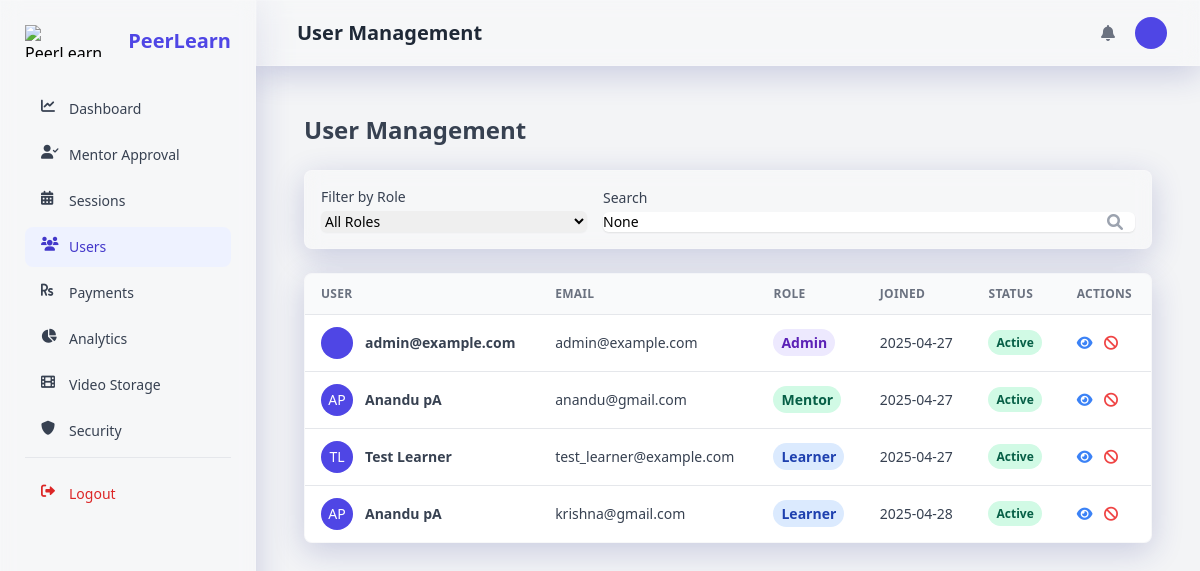
The app's page /admin-panel/users/ (signed in), older data.
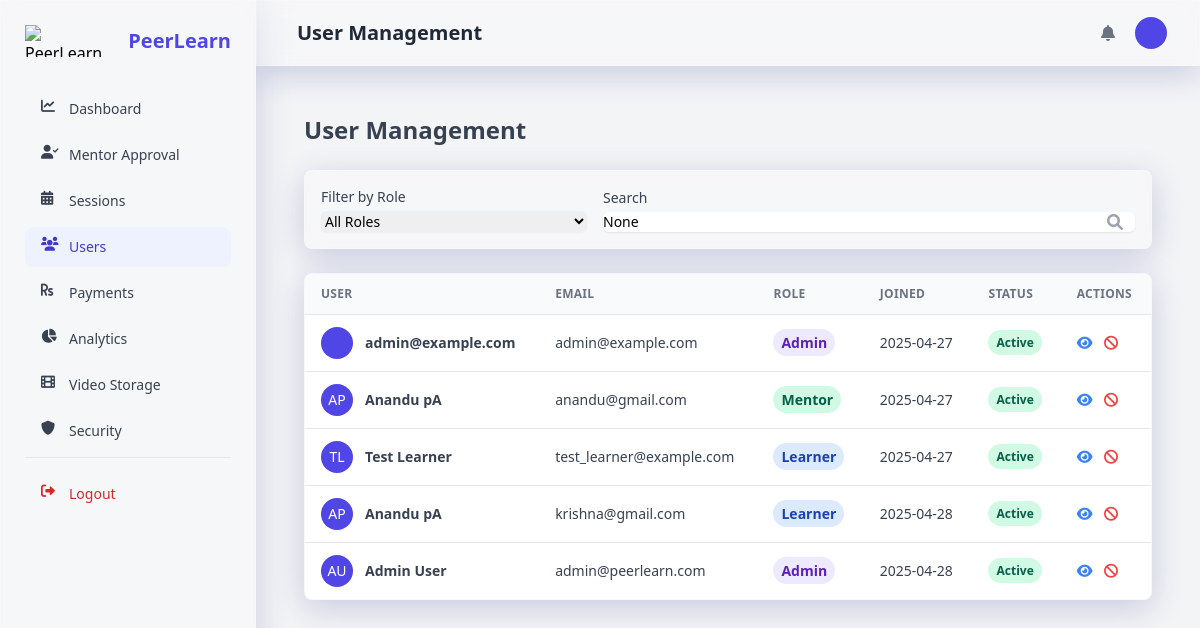
The same page, newer data.
### users/models.py (models this page shows, shortened)
class User(AbstractUser):
    ROLE_CHOICES = (
        ('learner', _('Learner')),
        ('mentor', _('Mentor')),
        ('admin', _('Admin')),
    )
    username = None
    email = models.EmailField(_('email address'), unique=True)
    profile_picture = models.ImageField(_('profile picture'), upload_to='profile_pictures/', blank=True, null=True)
    role = models.CharField(_('role'), max_length=10, choices=ROLE_CHOICES, default='learner')
    two_factor_enabled = models.BooleanField(_('two-factor authentication'), default=False)
    USERNAME_FIELD = 'email'
    REQUIRED_FIELDS = []
    objects = UserManager()
    def get_full_name(self):
        return f"{self.first_name} {self.last_name}".strip() or self.email
    full_name = property(get_full_name)

### admin_panel/views.py (the view)
# urls.py: path('users/', views.user_management, name='user_management'),
@login_required
@user_passes_test(is_admin)
def user_management(request):
    users = User.objects.all()
    role_filter = request.GET.get('role')
    search_query = request.GET.get('q')
    if role_filter:
        users = users.filter(role=role_filter)
    if search_query:
        users = users.filter(
            Q(email__icontains=search_query) |
            Q(first_name__icontains=search_query) |
            Q(last_name__icontains=search_query)
        )
    context = {
        'users': users,
        'role_filter': role_filter,
        'search_query': search_query,
    }
    return render(request, 'admin_panel/user_management.html', context)

### admin_panel/views.py (called while the page is built)
def is_admin(user):
    return user.is_authenticated and user.role == 'admin'

### templates/admin_panel/user_management.html (shortened to what this page needs)
{% extends 'admin_panel/base.html' %}
{% load static %}
{% load i18n %}
{% block header_title %}{% trans "User Management" %}{% endblock %}
{% block content %}
<div class="container px-6 mx-auto">
    <h2 class="my-6 text-2xl font-semibold text-gray-700">
        {% trans "User Management" %}
    </h2>
    <div class="mb-6 p-4 bg-white rounded-lg shadow-xs glassmorphism">
        <form method="GET" class="flex flex-col md:flex-row items-center space-y-3 md:space-y-0 md:space-x-4">
            <div class="w-full md:w-1/3">
                <label for="role" class="block text-sm font-medium text-gray-700 mb-1">{% trans "Filter by Role" %}</label>
                <select name="role" id="role" class="block w-full rounded-md border-gray-300 shadow-sm focus:border-indigo-500 focus:ring-indigo-500 sm:text-sm"
                    onchange="this.form.submit()">
                    <option value="">{% trans "All Roles" %}</option>
                </select>
            </div>
            <div class="w-full md:w-2/3">
                <label for="search" class="block text-sm font-medium text-gray-700 mb-1">{% trans "Search" %}</label>
                <div class="relative rounded-md shadow-sm">
                    <input type="search" name="q" id="search" value="{{ search_query }}"
                        class="block w-full rounded-md border-gray-300 shadow-sm focus:border-indigo-500 focus:ring-indigo-500 sm:text-sm"
                        placeholder="{% trans 'Search by name or email' %}">
                    <button type="submit" class="absolute inset-y-0 right-0 px-3 flex items-center">
                        <i class="fas fa-search text-gray-400"></i>
                    </button>
                </div>
            </div>
        </form>
    </div>
    <div class="w-full overflow-hidden rounded-lg shadow-xs glassmorphism mb-8">
        <div class="w-full overflow-x-auto">
            {% if users %}
            <table class="w-full whitespace-no-wrap">
                <thead>
                    <tr class="text-xs font-semibold tracking-wide text-left text-gray-500 uppercase border-b bg-gray-50">
                        <th class="px-4 py-3">{% trans "User" %}</th>
                        <th class="px-4 py-3">{% trans "Email" %}</th>
                        <th class="px-4 py-3">{% trans "Role" %}</th>
                        <th class="px-4 py-3">{% trans "Joined" %}</th>
                        <th class="px-4 py-3">{% trans "Status" %}</th>
                        <th class="px-4 py-3">{% trans "Actions" %}</th>
                    </tr>
                </thead>
                <tbody class="bg-white divide-y">
                    {% for user in users %}
                    <tr class="text-gray-700">
                        <td class="px-4 py-3">
                            <div class="flex items-center text-sm">
                                {% if user.profile_picture %}
                                <div class="relative hidden w-8 h-8 mr-3 rounded-full md:block">
                                    <img class="object-cover w-full h-full rounded-full" src="{{ user.profile_picture.url }}" alt="{{ user.get_full_name }}" loading="lazy">
                                    <div class="absolute inset-0 rounded-full shadow-inner" aria-hidden="true"></div>
                                </div>
                                {% else %}
                                <div class="h-8 w-8 rounded-full bg-indigo-600 flex items-center justify-center text-white uppercase mr-3">
                                    {{ user.first_name|first }}{{ user.last_name|first }}
                                </div>
                                {% endif %}
                                <div>
                                    <p class="font-semibold">{{ user.get_full_name }}</p>
                                </div>
                            </div>
                        </td>
                        <td class="px-4 py-3 text-sm">
                            {{ user.email }}
                        </td>
                        <td class="px-4 py-3 text-sm">
                            <span class="px-2 py-1 font-semibold leading-tight rounded-full
                                {% if user.role == 'admin' %}bg-purple-100 text-purple-800
                                {% elif user.role == 'mentor' %}bg-green-100 text-green-800
                                {% else %}bg-blue-100 text-blue-800{% endif %}">
                                {{ user.get_role_display }}
                            </span>
                        </td>
                        <td class="px-4 py-3 text-sm">
                            {{ user.date_joined|date:"Y-m-d" }}
                        </td>
                        <td class="px-4 py-3 text-xs">
                            <span class="px-2 py-1 font-semibold leading-tight rounded-full {% if user.is_active %}bg-green-100 text-green-800{% else %}bg-red-100 text-red-800{% endif %}">
                                {% if user.is_active %}{% trans "Active" %}{% else %}{% trans "Inactive" %}{% endif %}
                            </span>
                        </td>
                        <td class="px-4 py-3 text-sm">
                            <button class="text-blue-500 hover:underline mr-2" onclick="showUserDetailsModal({{ user.id }})">
                                <i class="fas fa-eye"></i>
                            </button>
                            {% if user.is_active %}
                            <button class="text-red-500 hover:underline mr-2" onclick="confirmDeactivateUser({{ user.id }}, '{{ user.get_full_name }}')">
                                <i class="fas fa-ban"></i>
                            </button>
                            {% else %}
                            <button class="text-green-500 hover:underline mr-2" onclick="confirmActivateUser({{ user.id }}, '{{ user.get_full_name }}')">
                                <i class="fas fa-check"></i>
                            </button>
                            {% endif %}
                        </td>
                    </tr>
                    {% endfor %}
                </tbody>
            </table>
            {% else %}
            <div class="p-4 text-center text-gray-500">
                {% trans "No users match your filters." %}
            </div>
            {% endif %}
        </div>
    </div>
</div>
{% endblock %}

### templates/admin_panel/base.html (shortened to what this page needs)
{% load static %}
{% load i18n %}
<!DOCTYPE html>
<html lang="en">
<head>
    <link href="https://cdn.jsdelivr.net/npm/tailwindcss@2.2.19/dist/tailwind.min.css" rel="stylesheet">
    <link rel="stylesheet" href="https://cdnjs.cloudflare.com/ajax/libs/font-awesome/6.0.0-beta3/css/all.min.css">
</head>
<body class="bg-gray-100 flex h-screen">
    {% if user.is_authenticated and user.role == 'admin' and request.session.admin_verified %}
        <aside id="sidebar" class="h-screen sidebar-transition w-64 md:shadow transform -translate-x-full md:translate-x-0 fixed md:relative z-10 bg-white glassmorphism">
            <div class="p-6">
                <div class="flex items-center justify-between">
                    <a href="{% url 'admin_dashboard' %}" class="flex items-center space-x-3">
                        <img src="{% static 'img/logo.png' %}" alt="PeerLearn Logo" class="h-8">
                        <span class="text-xl font-semibold text-indigo-600">PeerLearn</span>
                    </a>
                </div>
                <nav class="mt-8 space-y-1.5">
                    <a href="{% url 'admin_dashboard' %}" class="flex items-center px-4 py-2.5 text-sm font-medium rounded-lg {% if request.resolver_match.url_name == 'admin_dashboard' %}bg-indigo-50 text-indigo-700{% else %}text-gray-700 hover:bg-gray-100{% endif %}">
                        <i class="fas fa-chart-line w-5 h-5 mr-2"></i>
                        {% trans "Dashboard" %}
                    </a>
                    <a href="{% url 'mentor_approval' %}" class="flex items-center px-4 py-2.5 text-sm font-medium rounded-lg {% if request.resolver_match.url_name == 'mentor_approval' %}bg-indigo-50 text-indigo-700{% else %}text-gray-700 hover:bg-gray-100{% endif %}">
                        <i class="fas fa-user-check w-5 h-5 mr-2"></i>
                        {% trans "Mentor Approval" %}
                    </a>
                    <a href="{% url 'session_management' %}" class="flex items-center px-4 py-2.5 text-sm font-medium rounded-lg {% if request.resolver_match.url_name == 'session_management' %}bg-indigo-50 text-indigo-700{% else %}text-gray-700 hover:bg-gray-100{% endif %}">
                        <i class="fas fa-calendar-alt w-5 h-5 mr-2"></i>
                        {% trans "Sessions" %}
                    </a>
                    <a href="{% url 'user_management' %}" class="flex items-center px-4 py-2.5 text-sm font-medium rounded-lg {% if request.resolver_match.url_name == 'user_management' %}bg-indigo-50 text-indigo-700{% else %}text-gray-700 hover:bg-gray-100{% endif %}">
                        <i class="fas fa-users w-5 h-5 mr-2"></i>
                        {% trans "Users" %}
                    </a>
                    <a href="{% url 'payment_management' %}" class="flex items-center px-4 py-2.5 text-sm font-medium rounded-lg {% if request.resolver_match.url_name == 'payment_management' %}bg-indigo-50 text-indigo-700{% else %}text-gray-700 hover:bg-gray-100{% endif %}">
                        <i class="fas fa-rupee-sign w-5 h-5 mr-2"></i>
                        {% trans "Payments" %}
                    </a>
                    <a href="{% url 'analytics' %}" class="flex items-center px-4 py-2.5 text-sm font-medium rounded-lg {% if request.resolver_match.url_name == 'analytics' %}bg-indigo-50 text-indigo-700{% else %}text-gray-700 hover:bg-gray-100{% endif %}">
                        <i class="fas fa-chart-pie w-5 h-5 mr-2"></i>
                        {% trans "Analytics" %}
                    </a>
                    <a href="{% url 'video_storage' %}" class="flex items-center px-4 py-2.5 text-sm font-medium rounded-lg {% if request.resolver_match.url_name == 'video_storage' %}bg-indigo-50 text-indigo-700{% else %}text-gray-700 hover:bg-gray-100{% endif %}">
                        <i class="fas fa-film w-5 h-5 mr-2"></i>
                        {% trans "Video Storage" %}
                    </a>
                    <a href="{% url 'security_management' %}" class="flex items-center px-4 py-2.5 text-sm font-medium rounded-lg {% if request.resolver_match.url_name == 'security_management' %}bg-indigo-50 text-indigo-700{% else %}text-gray-700 hover:bg-gray-100{% endif %}">
                        <i class="fas fa-shield-alt w-5 h-5 mr-2"></i>
                        {% trans "Security" %}
                    </a>
                    <div class="pt-4 mt-4 border-t border-gray-200">
                        <a href="{% url 'secure_admin_logout' %}" class="flex items-center px-4 py-2.5 text-sm font-medium rounded-lg text-red-600 hover:bg-red-50">
                            <i class="fas fa-sign-out-alt w-5 h-5 mr-2"></i>
                            {% trans "Logout" %}
                        </a>
                    </div>
                </nav>
            </div>
        </aside>
        <div class="flex-1 flex flex-col overflow-hidden">
            <header class="bg-white glassmorphism shadow-sm z-10">
                <div class="px-4 sm:px-6 lg:px-8">
                    <div class="flex items-center justify-between h-16">
                        <div class="flex">
                            <div class="md:flex items-center hidden ml-2">
                                <h1 class="text-xl font-semibold text-gray-800">{% block header_title %}{% trans "Admin Panel" %}{% endblock %}</h1>
                            </div>
                        </div>
                        <div class="flex items-center space-x-4">
                            <div class="relative" id="notificationDropdown">
                                <button class="p-1 text-gray-500 rounded-full hover:text-gray-700 focus:outline-none focus:ring-2 focus:ring-offset-2 focus:ring-indigo-500">
                                    <i class="fas fa-bell"></i>
                                </button>
                            </div>
                            <div class="relative" id="profileDropdown">
                                <div>
                                    <button class="flex text-sm rounded-full focus:outline-none focus:ring-2 focus:ring-offset-2 focus:ring-indigo-500" id="profileButton">
                                        <div class="h-8 w-8 rounded-full bg-indigo-600 flex items-center justify-center text-white uppercase">
                                        </div>
                                    </button>
                                </div>
                            </div>
                        </div>
                    </div>
                </div>
            </header>
            <main class="flex-1 overflow-x-hidden overflow-y-auto bg-gray-100 p-6">
                {% block content %}{% endblock %}
            </main>
        </div>
    {% else %}
        {% block non_admin_content %}{% endblock %}
    {% endif %}
</body>
</html>

### templates/admin_panel/base.html (style rules this page uses)
.glassmorphism { background: rgba(255, 255, 255, 0.25); backdrop-filter: blur(10px); -webkit-backdrop-filter: blur(10px); border: 1px solid rgba(255, 255, 255, 0.18); box-shadow: 0 8px 32px 0 rgba(31, 38, 135, 0.2); }
.sidebar-transition { transition: all 0.3s ease-in-out; }

Row changes from the older to the newer data that the page shows:
added User: first_name|first "A", last_name|first "U", get_full_name "Admin User", email "admin@peerlearn.com", role "Admin", date_joined "2025-04-28"
